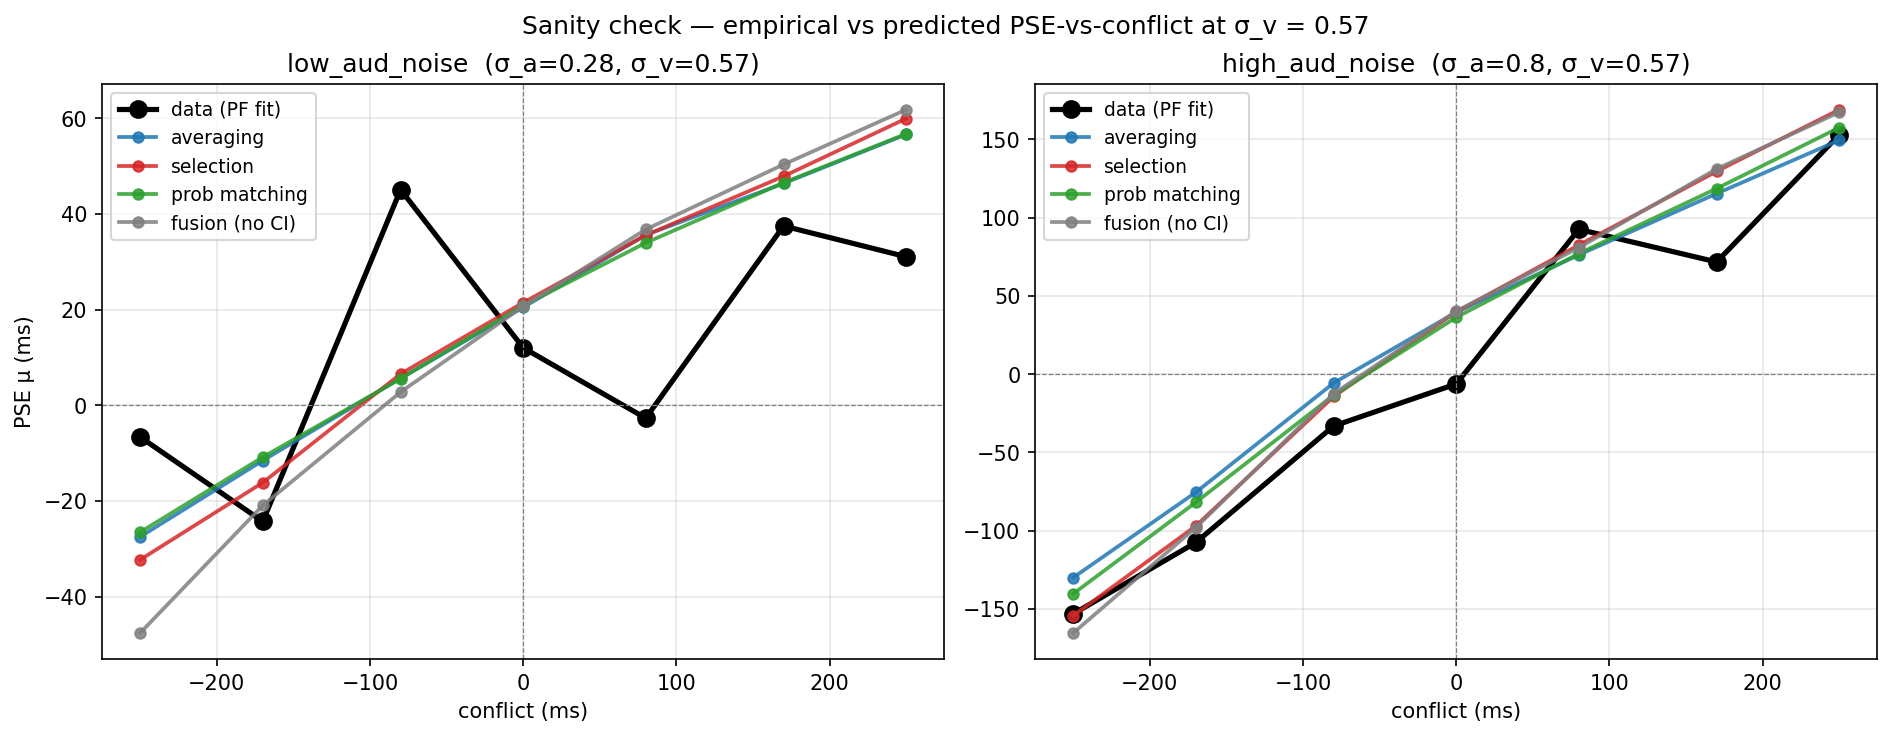

This chart was generated by the following Python code:
"""
Sanity check on σ_v = 0.57.

Compares empirical PSE-vs-conflict slope (fit from the real data) to
the model-predicted PSE-vs-conflict slope using σ_v = 0.57. If the
empirical slope is substantially steeper than every model's prediction,
σ_v in the fit is too high — the data say the visual signal pulls
decisions more than σ_v = 0.57 allows. If empirical and predicted
slopes agree, σ_v is consistent with the data and the "CI variants are
informationally unreachable" conclusion stands.

All PFs fit with custom binomial / cross-entropy NLL + scipy.minimize.
"""

import numpy as np
import pandas as pd
import matplotlib.pyplot as plt
from scipy.optimize import minimize
from scipy.stats import norm

from monteCarloClass import OmerMonteCarlo
from loadData import loadData


# Empirical noise per audNoise condition, from group-mean fitted params
NOISE_REGIMES = {
    "low_aud_noise":  dict(audNoise=0.1, sigma_a=0.28, sigma_v=0.57),
    "high_aud_noise": dict(audNoise=1.2, sigma_a=0.80, sigma_v=0.57),
}

MODELS = ["lognorm", "selection", "probabilityMatchingLogNorm", "fusionOnlyLogNorm"]
LABELS = {
    "lognorm":                    "averaging",
    "selection":                  "selection",
    "probabilityMatchingLogNorm": "prob matching",
    "fusionOnlyLogNorm":          "fusion (no CI)",
}
COLORS = {
    "lognorm":                    "#1f77b4",
    "selection":                  "#d62728",
    "probabilityMatchingLogNorm": "#2ca02c",
    "fusionOnlyLogNorm":          "#7f7f7f",
}

P_C     = 0.75
LAMBDA  = 0.15
S_A_STD = 0.5
N_SIMUL = 5000
DELTAS  = np.linspace(-0.35, 0.35, 21)
EMP_CONFLICTS = np.array([-0.25, -0.17, -0.08, 0.0, 0.08, 0.17, 0.25])


# ---------------- PF fitters (NLL + minimize) ----------------

def cum_gauss(x, mu, sigma, lam):
    return lam / 2.0 + (1.0 - lam) * norm.cdf(x, loc=mu, scale=sigma)


def _binom_nll(params, deltas, n_chose, n_total):
    mu, sigma, lam = params
    if sigma <= 0 or lam < 0 or lam > 0.4:
        return 1e10
    p = cum_gauss(deltas, mu, sigma, lam)
    eps = 1e-9
    p = np.clip(p, eps, 1.0 - eps)
    return -float(np.sum(n_chose * np.log(p)
                         + (n_total - n_chose) * np.log(1.0 - p)))


def _xent_nll(params, deltas, p_target):
    mu, sigma, lam = params
    if sigma <= 0 or lam < 0 or lam > 0.4:
        return 1e10
    p = cum_gauss(deltas, mu, sigma, lam)
    eps = 1e-9
    p = np.clip(p, eps, 1.0 - eps)
    return -float(np.sum(p_target * np.log(p)
                         + (1.0 - p_target) * np.log(1.0 - p)))


def _multistart_minimize(nll_fn, args, bounds):
    inits = [[0.00, 0.10, 0.02],
             [0.00, 0.05, 0.02],
             [0.05, 0.15, 0.05],
             [-0.05, 0.20, 0.02]]
    best = None
    for x0 in inits:
        try:
            res = minimize(nll_fn, x0, args=args, bounds=bounds,
                           method="L-BFGS-B")
            if res.success and (best is None or res.fun < best.fun):
                best = res
        except Exception:
            continue
    return best.x if best is not None else np.array([np.nan, np.nan, np.nan])


def fit_pf_binomial(deltas, n_chose, n_total):
    return _multistart_minimize(_binom_nll, (deltas, n_chose, n_total),
                                bounds=[(-0.5, 0.5), (1e-3, 1.0), (0.0, 0.4)])


def fit_pf_xent(deltas, p_target):
    return _multistart_minimize(_xent_nll, (deltas, p_target),
                                bounds=[(-0.5, 0.5), (1e-3, 1.0), (0.0, 0.4)])


# ---------------- Empirical & model PSEs ----------------

def empirical_pse_per_condition(mc, audNoise):
    """Fit PF per (conflict) at the given audNoise. Returns DataFrame
    with conflict, μ, σ, λ, N."""
    g = mc.groupedData
    sub = g[np.isclose(g["audNoise"], audNoise)]
    out = []
    for c in sorted(sub["conflictDur"].unique()):
        s = sub[np.isclose(sub["conflictDur"], c)]
        if len(s) < 3:
            continue
        deltas  = s["deltaDurS"].values.astype(float)
        n_chose = s["num_of_chose_test"].values.astype(float)
        n_total = s["total_responses"].values.astype(float)
        mu, sigma, lam = fit_pf_binomial(deltas, n_chose, n_total)
        out.append(dict(conflict=float(c), mu=mu, sigma=sigma, lam=lam,
                        N=int(n_total.sum())))
    return pd.DataFrame(out)


def model_predicted_pse(mc, model_name, sigma_a, sigma_v,
                        conflicts=EMP_CONFLICTS):
    mc.modelName = model_name
    t_min, t_max = mc.data_t_min, mc.data_t_max
    out = []
    for c in conflicts:
        p_long = np.empty_like(DELTAS)
        for i, d in enumerate(DELTAS):
            S_a_s = S_A_STD
            S_v_s = S_a_s + c
            S_a_t = S_a_s + d
            S_v_t = S_a_t
            p_long[i] = mc.probTestLonger_vectorized_mc(
                (S_a_s, S_a_t, S_v_s, S_v_t),
                sigma_a, sigma_v, P_C, LAMBDA, t_min, t_max,
            )
        mu, sigma, lam = fit_pf_xent(DELTAS, p_long)
        out.append(dict(conflict=float(c), mu=mu, sigma=sigma, lam=lam))
    return pd.DataFrame(out)


# ---------------- Main ----------------

def main():
    np.random.seed(0)
    data, _ = loadData("mt_all.csv")
    mc = OmerMonteCarlo(data)
    mc.nSimul = N_SIMUL

    fig, axes = plt.subplots(1, 2, figsize=(12.5, 4.8), constrained_layout=True)
    summary_rows = []

    for j, (regime_name, regime) in enumerate(NOISE_REGIMES.items()):
        ax = axes[j]

        emp = empirical_pse_per_condition(mc, regime["audNoise"])
        emp_slope, emp_int = np.polyfit(emp["conflict"], emp["mu"], 1)

        print(f"\n[{regime_name}]  (σ_a={regime['sigma_a']}, "
              f"σ_v={regime['sigma_v']}, audNoise={regime['audNoise']})")
        print(f"  empirical PSE slope (μ/Δconflict) = {emp_slope:.3f}   "
              f"intercept = {emp_int*1000:+.1f} ms")
        for _, row in emp.iterrows():
            print(f"    conflict {int(row['conflict']*1000):+4d} ms: "
                  f"μ={row['mu']*1000:+6.1f}  σ={row['sigma']*1000:5.1f}  "
                  f"λ={row['lam']:.3f}  N={int(row['N'])}")

        ax.plot(emp["conflict"] * 1000, emp["mu"] * 1000,
                "ko-", ms=8, lw=2.5, label="data (PF fit)")

        for model in MODELS:
            pred = model_predicted_pse(
                mc, model, regime["sigma_a"], regime["sigma_v"],
            )
            slope, intercept = np.polyfit(pred["conflict"], pred["mu"], 1)
            print(f"  {LABELS[model]:>14}  predicted slope = {slope:.3f}   "
                  f"intercept = {intercept*1000:+.1f} ms   "
                  f"(empirical/pred = {emp_slope/slope:.2f})")
            ax.plot(pred["conflict"] * 1000, pred["mu"] * 1000,
                    "-o", color=COLORS[model], label=LABELS[model],
                    lw=1.8, ms=5, alpha=0.85)
            summary_rows.append(dict(
                regime=regime_name, model=LABELS[model],
                emp_slope=emp_slope, pred_slope=slope,
                ratio=emp_slope / slope,
            ))

        ax.set_title(f"{regime_name}  (σ_a={regime['sigma_a']}, "
                     f"σ_v={regime['sigma_v']})")
        ax.set_xlabel("conflict (ms)")
        if j == 0:
            ax.set_ylabel("PSE μ (ms)")
        ax.axhline(0, color="gray", ls="--", lw=0.6)
        ax.axvline(0, color="gray", ls="--", lw=0.6)
        ax.legend(fontsize=9, loc="best")
        ax.grid(alpha=0.3)

    fig.suptitle("Sanity check — empirical vs predicted PSE-vs-conflict "
                 f"at σ_v = {NOISE_REGIMES['low_aud_noise']['sigma_v']}",
                 fontsize=12)
    fig.savefig("sanity_check_sigma_v.pdf", bbox_inches="tight")
    fig.savefig("sanity_check_sigma_v.png", dpi=150, bbox_inches="tight")
    print("\nsaved sanity_check_sigma_v.pdf / .png")

    # Compact summary
    print("\n=== SUMMARY: empirical slope / predicted slope ===")
    print("(ratio >> 1 means data has a steeper visual-pull than σ_v=0.57 predicts)")
    sm = pd.DataFrame(summary_rows)
    for regime_name, grp in sm.groupby("regime"):
        print(f"\n  [{regime_name}]   emp slope = {grp['emp_slope'].iloc[0]:.3f}")
        for _, r in grp.iterrows():
            print(f"    {r['model']:<14}  pred slope = {r['pred_slope']:.3f}   "
                  f"ratio = {r['ratio']:.2f}")


if __name__ == "__main__":
    main()
